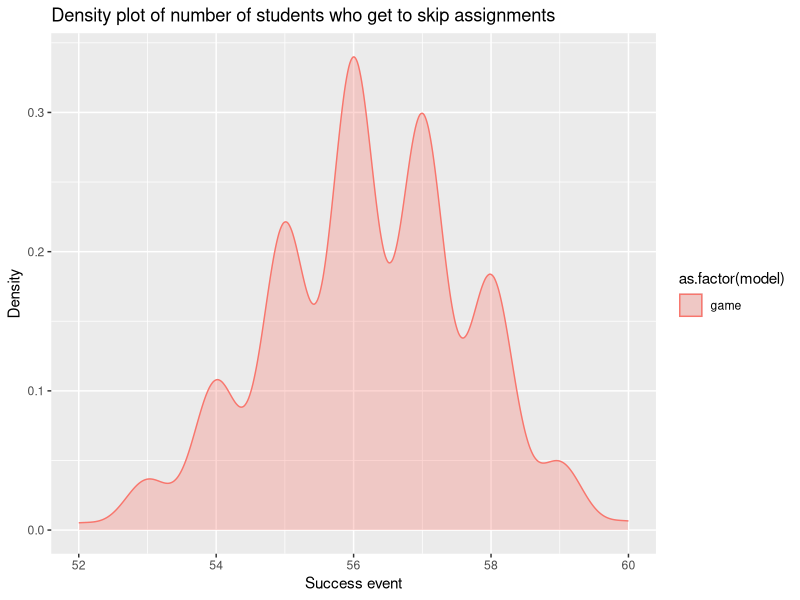
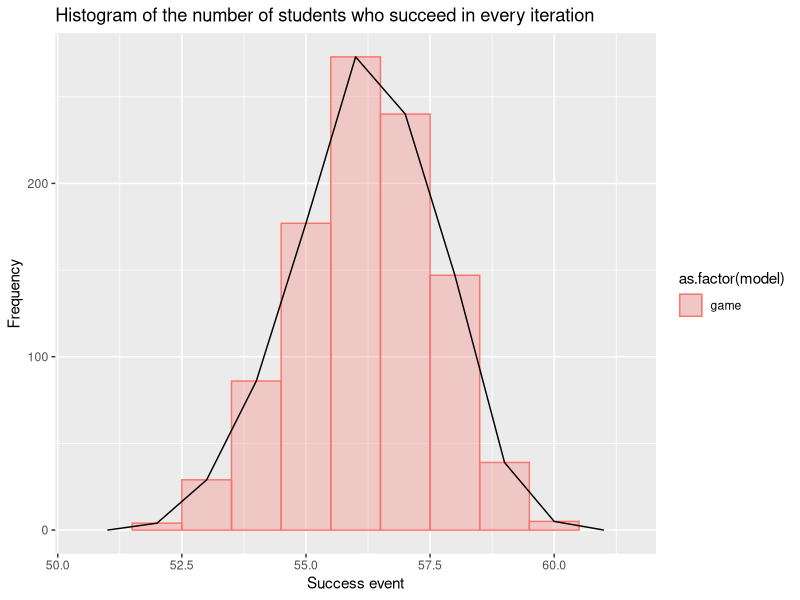

Write R code to recreate these figures, in order.
#I changed the problem found at this link a little bit.
#https://www.r-bloggers.com/100-prisoners-100-lines-of-code/
  
#PROBLEM
#There will be x students, each of them having a roll number. There are y number of boxes( y>=x) with a number in it. Every student is given a certain number(z) of tries to find the box with a value<= his/her roll number. If they get the correct number, then they can skip assignments else they would have the penalty of completing an extra assignnment. Here the success would indicate every time he/she gets the correct box. 

#Method1:
#Try opening boxes at random until he had exhausted his/her tries or found the number.

library(ggplot2)
library(gridExtra)

students=60
no.boxes=70
no.iters=1000
tries=15

run.game <- function(no.students,n.boxes,iters,maxtries) 
{
  so_far = rep(0,iters)
  # Labels for our prisoners
  students = 1:no.students
  
  for(i in 1:iters) {
    # A random permutation:
    boxes = sample(1:n.boxes,size=n.boxes,replace=FALSE)
    # Track how many "winners" we have
    foundIt = 0
    # Main loop over the prisoners
    for(st in students) {
      # create a copy of the boxes object to
      # keep an index of the opened boxes for 
      # each student
      boxes.temp <- boxes
      # Track the student's list of opened boxes
      path = c(st)
      tries = 1
      # Look first in the box that matches your own number
      
      while(tries < maxtries) { 			
        inBox = sample(boxes.temp,1)
        path = c(path, inBox) 			 			
        if(inBox <= st) { 				
          foundIt = foundIt + 1 				
          break; 	
        } else { 				
          # choose randomly among any of the remaining boxes
          # delete that box from the box pool
          boxes.temp <- boxes.temp[boxes.temp!=inBox]	
          # choose among the remaining boxes
          
        }
        
#Observations
#As you increase the no of boxes, you are giving more options for the random function to choose from, which decreases the chance of getting the right box.**
          
#In this game, with no strategy at all( choosing randomly) you cannot increase the count of people succeeding, beyond a certain number because every student moves from randomly from one box to another.**
 

        tries = tries+1 		
        }
      #print(path)
    }
    # How many students have found their number till this iteration?
    so_far[i] = foundIt
  }
  return(so_far)
}

results <- run.game(students,no.boxes,no.iters,tries)
ggplot(data.frame(model=c(rep("game",no.iters)),values=results)) +
  aes(x=values) +
  geom_density(aes(fill=as.factor(model),colour=as.factor(model)),alpha=0.3) + 
  labs(title="Density plot of number of students who get to skip assignments",
       x="Success event",
       y="Density")    


ggplot(data.frame(model=c(rep('game',no.iters)),
                  values=results)) +
  aes(x=values) +
  geom_histogram(position="dodge",stat="bin",binwidth=1,
                 aes(fill=as.factor(model),
                     colour=as.factor(model)),alpha=0.3) +
  geom_freqpoly(binwidth=1) + 
  labs(title="Histogram of the number of students who succeed in every iteration",
       x="Success event",
       y="Frequency")
